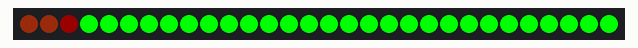
Simulated run of this program. Board: CircuitPython board. On the bench: 30 RGB LEDs in strip order, left to right.

Above: at 0.1 s.
At 1.51 s:
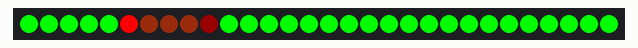
At 3.12 s:
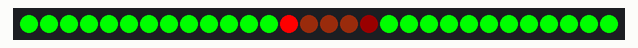
At 6.15 s:
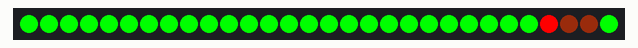
At 9.17 s:
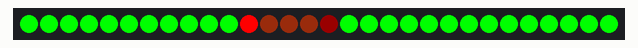
At 12.4 s:
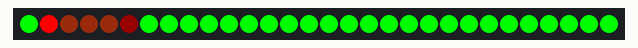

The program:

project.py
```python
import board
import time
from neopixel import NeoPixel

np = NeoPixel(board.D2, 30, auto_write=False, brightness=1)

red = (255,00,0)
green = (0,255,0)
blue = (0,0,255)
yellow = (255,255,0)
cyan = (0,255,255)
magenta = (106, 49, 81)
orange = (255, 60, 0)
purple = (128, 0, 128)
black= (0,0,0)
white = (255,255,255)
brown = (250, 75, 20)
coloz = [red, yellow, green, cyan, blue, purple]

def bounce(fore, back, times = 2):
    a = 0
    direct = 1
    bounce = 0
    new_color = [int(c * 0.1) for c in brown]
    new_color2 = [int(c * 0.1) for c in red]
    while bounce < times:
        np.fill(back)
        np[a] = new_color
        if (a - 1) >= 0:
            np[(a - 1) % np.n] = new_color
        if (a - 2) >= 0:
            np[(a - 2) % np.n] = red
        if (a + 1) < 29:
            np[(a + 1) % np.n] = new_color
        if (a + 2) < 29:
            np[(a + 2) % np.n] = new_color2
        np.show()
        time.sleep(0.2)

        a += direct
        if a >= (np.n-1) or a <= 0:
            direct *= -1
            bounce += 1

while True:
    bounce(brown, green)
```

Measured:
- by itself, everything shown: repeats every 11.7 s, in 58 steps
